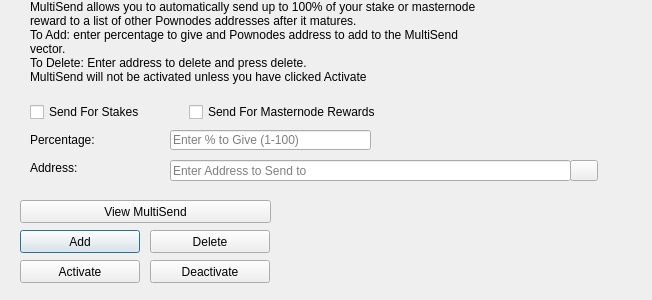
<?xml version="1.0" encoding="UTF-8"?>
<ui version="4.0">
 <class>MultiSendDialog</class>
 <widget class="QDialog" name="MultiSendDialog">
  <property name="windowModality">
   <enum>Qt::NonModal</enum>
  </property>
  <property name="geometry">
   <rect>
    <x>0</x>
    <y>0</y>
    <width>652</width>
    <height>300</height>
   </rect>
  </property>
  <property name="windowTitle">
   <string>MultiSend</string>
  </property>
  <widget class="QLineEdit" name="multiSendPercentEdit">
   <property name="geometry">
    <rect>
     <x>170</x>
     <y>130</y>
     <width>201</width>
     <height>20</height>
    </rect>
   </property>
   <property name="toolTip">
    <string>Enter whole numbers 1 - 100</string>
   </property>
   <property name="placeholderText">
    <string>Enter % to Give (1-100)</string>
   </property>
  </widget>
  <widget class="QLineEdit" name="multiSendAddressEdit">
   <property name="geometry">
    <rect>
     <x>170</x>
     <y>160</y>
     <width>401</width>
     <height>21</height>
    </rect>
   </property>
   <property name="toolTip">
    <string/>
   </property>
   <property name="placeholderText">
    <string>Enter Address to Send to</string>
   </property>
  </widget>
  <widget class="QLabel" name="label_2">
   <property name="geometry">
    <rect>
     <x>30</x>
     <y>0</y>
     <width>451</width>
     <height>121</height>
    </rect>
   </property>
   <property name="lineWidth">
    <number>1</number>
   </property>
   <property name="text">
    <string>MultiSend allows you to automatically send up to 100% of your stake or masternode reward to a list of other Pownodes addresses after it matures.
To Add: enter percentage to give and Pownodes address to add to the MultiSend vector.
To Delete: Enter address to delete and press delete.
MultiSend will not be activated unless you have clicked Activate</string>
   </property>
   <property name="alignment">
    <set>Qt::AlignLeading|Qt::AlignLeft|Qt::AlignTop</set>
   </property>
   <property name="wordWrap">
    <bool>true</bool>
   </property>
  </widget>
  <widget class="QLabel" name="message">
   <property name="geometry">
    <rect>
     <x>290</x>
     <y>200</y>
     <width>351</width>
     <height>91</height>
    </rect>
   </property>
   <property name="text">
    <string/>
   </property>
  </widget>
  <widget class="QPushButton" name="addButton">
   <property name="geometry">
    <rect>
     <x>20</x>
     <y>230</y>
     <width>120</width>
     <height>23</height>
    </rect>
   </property>
   <property name="toolTip">
    <string/>
   </property>
   <property name="statusTip">
    <string>Add to MultiSend Vector</string>
   </property>
   <property name="text">
    <string>Add</string>
   </property>
  </widget>
  <widget class="QPushButton" name="disableButton">
   <property name="geometry">
    <rect>
     <x>150</x>
     <y>260</y>
     <width>120</width>
     <height>23</height>
    </rect>
   </property>
   <property name="statusTip">
    <string>Deactivate MultiSend</string>
   </property>
   <property name="text">
    <string>Deactivate</string>
   </property>
  </widget>
  <widget class="QPushButton" name="addressBookButton">
   <property name="geometry">
    <rect>
     <x>570</x>
     <y>160</y>
     <width>28</width>
     <height>21</height>
    </rect>
   </property>
   <property name="toolTip">
    <string>Choose an address from the address book</string>
   </property>
   <property name="text">
    <string/>
   </property>
   <property name="icon">
    <iconset resource="../pownodes.qrc">
     <normaloff>:/icons/address-book</normaloff>:/icons/address-book</iconset>
   </property>
   <property name="shortcut">
    <string>Alt+A</string>
   </property>
   <property name="autoDefault">
    <bool>false</bool>
   </property>
  </widget>
  <widget class="QLabel" name="label">
   <property name="geometry">
    <rect>
     <x>30</x>
     <y>130</y>
     <width>121</width>
     <height>20</height>
    </rect>
   </property>
   <property name="toolTip">
    <string>Percentage of stake to send</string>
   </property>
   <property name="text">
    <string>Percentage:</string>
   </property>
  </widget>
  <widget class="QLabel" name="label_5">
   <property name="geometry">
    <rect>
     <x>30</x>
     <y>160</y>
     <width>111</width>
     <height>16</height>
    </rect>
   </property>
   <property name="toolTip">
    <string>Address to send portion of stake to</string>
   </property>
   <property name="text">
    <string>Address:</string>
   </property>
  </widget>
  <widget class="QPushButton" name="deleteButton">
   <property name="geometry">
    <rect>
     <x>150</x>
     <y>230</y>
     <width>120</width>
     <height>23</height>
    </rect>
   </property>
   <property name="toolTip">
    <string/>
   </property>
   <property name="statusTip">
    <string>Delete Address From MultiSend Vector</string>
   </property>
   <property name="text">
    <string>Delete</string>
   </property>
  </widget>
  <widget class="QPushButton" name="activateButton">
   <property name="geometry">
    <rect>
     <x>20</x>
     <y>260</y>
     <width>120</width>
     <height>23</height>
    </rect>
   </property>
   <property name="statusTip">
    <string>Activate MultiSend</string>
   </property>
   <property name="text">
    <string>Activate</string>
   </property>
  </widget>
  <widget class="QPushButton" name="viewButton">
   <property name="geometry">
    <rect>
     <x>20</x>
     <y>200</y>
     <width>251</width>
     <height>23</height>
    </rect>
   </property>
   <property name="toolTip">
    <string/>
   </property>
   <property name="statusTip">
    <string>View MultiSend Vector</string>
   </property>
   <property name="text">
    <string>View MultiSend</string>
   </property>
  </widget>
  <widget class="QWidget" name="horizontalLayoutWidget">
   <property name="geometry">
    <rect>
     <x>30</x>
     <y>100</y>
     <width>351</width>
     <height>24</height>
    </rect>
   </property>
   <layout class="QHBoxLayout" name="horizontalLayout">
    <item>
     <widget class="QCheckBox" name="multiSendStakeCheckBox">
      <property name="text">
       <string>Send For Stakes</string>
      </property>
     </widget>
    </item>
    <item>
     <widget class="QCheckBox" name="multiSendMasternodeCheckBox">
      <property name="text">
       <string>Send For Masternode Rewards</string>
      </property>
     </widget>
    </item>
   </layout>
  </widget>
 </widget>
 <resources>
  <include location="../pownodes.qrc"/>
 </resources>
 <connections/>
</ui>
